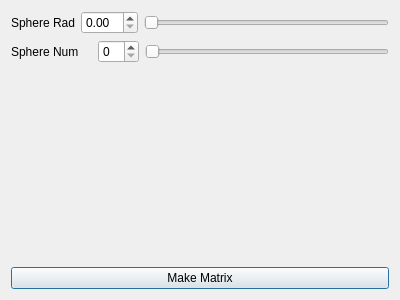
<?xml version="1.0" encoding="UTF-8"?>
<ui version="4.0">
 <class>Dialog</class>
 <widget class="QDialog" name="Dialog">
  <property name="geometry">
   <rect>
    <x>0</x>
    <y>0</y>
    <width>400</width>
    <height>300</height>
   </rect>
  </property>
  <property name="windowTitle">
   <string>Matrix Maker</string>
  </property>
  <layout class="QVBoxLayout" name="verticalLayout">
   <item>
    <layout class="QVBoxLayout" name="verticalLayout_2">
     <item>
      <layout class="QHBoxLayout" name="horizontalLayout">
       <item>
        <widget class="QLabel" name="label">
         <property name="text">
          <string>Sphere Rad</string>
         </property>
        </widget>
       </item>
       <item>
        <widget class="QDoubleSpinBox" name="sphereRad_DSpinBox"/>
       </item>
       <item>
        <widget class="QSlider" name="sphereRad_Slider">
         <property name="orientation">
          <enum>Qt::Horizontal</enum>
         </property>
        </widget>
       </item>
      </layout>
     </item>
     <item>
      <layout class="QHBoxLayout" name="horizontalLayout_2">
       <item>
        <widget class="QLabel" name="label_2">
         <property name="text">
          <string>Sphere Num    </string>
         </property>
        </widget>
       </item>
       <item>
        <widget class="QSpinBox" name="sphereNum_SpinBox">
         <property name="sizePolicy">
          <sizepolicy hsizetype="Fixed" vsizetype="Fixed">
           <horstretch>8</horstretch>
           <verstretch>0</verstretch>
          </sizepolicy>
         </property>
        </widget>
       </item>
       <item>
        <widget class="QSlider" name="sphereNum_Slider">
         <property name="orientation">
          <enum>Qt::Horizontal</enum>
         </property>
        </widget>
       </item>
      </layout>
     </item>
     <item>
      <layout class="QVBoxLayout" name="verticalLayout_3"/>
     </item>
     <item>
      <spacer name="verticalSpacer">
       <property name="orientation">
        <enum>Qt::Vertical</enum>
       </property>
       <property name="sizeType">
        <enum>QSizePolicy::Expanding</enum>
       </property>
       <property name="sizeHint" stdset="0">
        <size>
         <width>20</width>
         <height>40</height>
        </size>
       </property>
      </spacer>
     </item>
     <item>
      <widget class="QPushButton" name="doit_Button">
       <property name="text">
        <string>Make Matrix</string>
       </property>
      </widget>
     </item>
    </layout>
   </item>
  </layout>
 </widget>
 <resources/>
 <connections/>
</ui>
